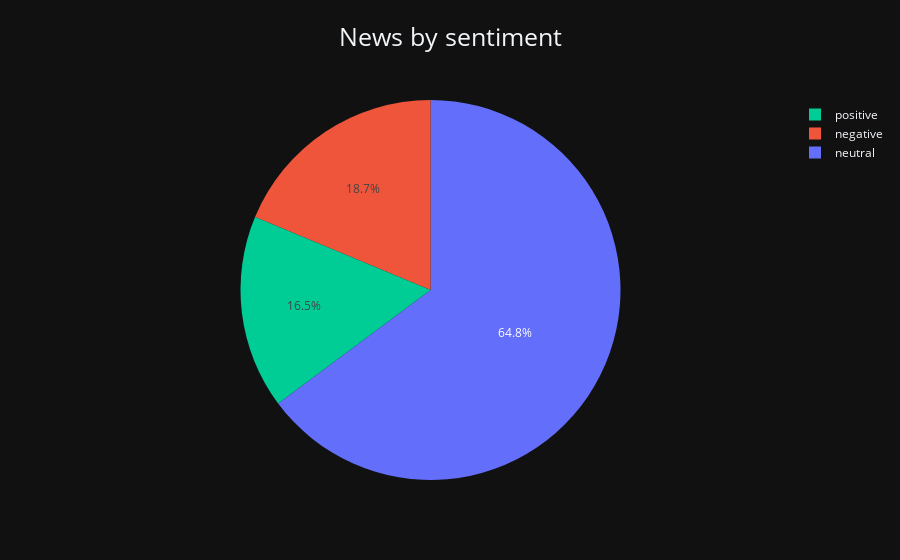

Notebook code for this chart:
### Code cell
sent_pie(df_poly, 'count', 'title_finBERT', "News by sentiment").show()

### Figure 1 — Plotly figure (JSON) as saved in the notebook; plotly's stock layout.template omitted (floating-point values rounded to 4 significant figures)
{"data": [{"domain": {"x": [0, 1], "y": [0, 1]}, "hovertemplate": "title_finBERT=%{label}<br>count=%{value}<extra></extra>", "labels": ["negative", "neutral", "positive", "negative", "neutral", "positive"], "legendgroup": "", "name": "", "showlegend": true, "type": "pie", "values": [85, 303, 77, 104, 351, 89]}], "layout": {"legend": {"tracegroupgap": 0, "traceorder": "reversed"}, "title": {"font": {"size": 25}, "text": "News by sentiment", "x": 0.5, "xanchor": "center", "y": 0.95, "yanchor": "top"}}}
